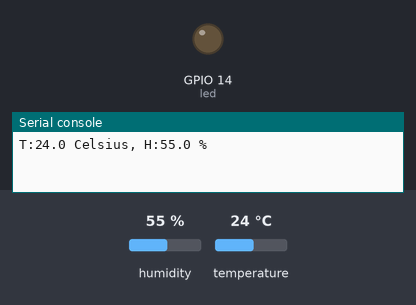
Simulated run of this program. Board: ESP8266 board running MicroPython. Shown: output pins drawn as LEDs (lit = HIGH), the last lines printed to the serial console. The test bench sets the inputs (shaded band); at power-on: humidity 55 %, temperature 24 °C.

Above: at 1.2 s.
1.3 s: humidity set to 79 %
4.6 s: humidity set to 82 %
At 6.5 s:
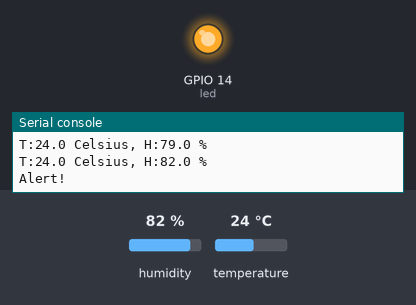
7.9 s: humidity set to 22 %
At 10.7 s:
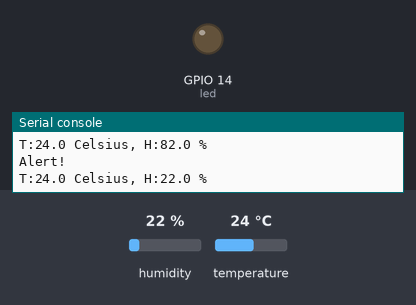
11.6 s: humidity set to 88 %
At 13.5 s:
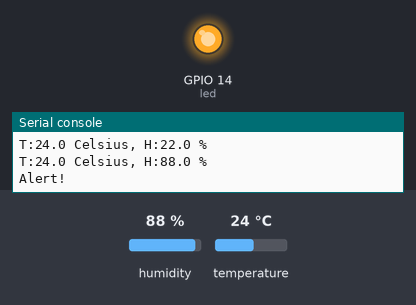
Timing chart, 0 to 15.0 s (numbered marks = the images above; inputs shaded):
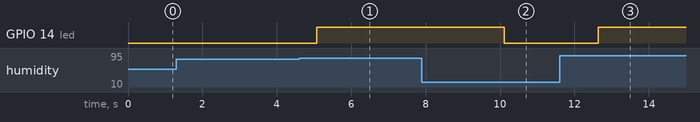

The program:

dht22.py
```python
# DHT22.py - demo temperature/humidity sensor DHT22 on GPIO15
# 2017-0927 PePo new, Huzzah

import machine,time
import dht

# create DHT22 sensor object
sensor = dht.DHT22(machine.Pin(5))

'''demo - measure T and H every dt secods, dt=2.5 default
def run(dt=2.5):
    sensor.measure()
    t = sensor.temperature()
    h = sensor.humidity()
    print('T:{0} Celsius, H:{1} %'.format(t, h ))
    time.sleep(dt)
#'''

#demo2 - led=on when H > h_threshold
led = machine.Pin(14, machine.Pin.OUT)
led.value(0)
def run(threshold = 80, dt=2.5):
    sensor.measure()
    t = sensor.temperature()
    h = sensor.humidity()
    print('T:{0} Celsius, H:{1} %'.format(t, h ))
    if h > threshold:
        led.value(1)
        print('Alert!')
    else:
        led.value(0)
    time.sleep(dt)

#execute
while True:
    run()
```

Measured:
- the behaviour switches between 80 and 81 % on humidity (found by bisection; images 0 and 1)
- after the input at 4.6 s, GPIO 14 (led): LOW → HIGH after 0.47 s
- after the input at 7.9 s, GPIO 14 (led): HIGH → LOW after 2.2 s
- after the input at 11.6 s, GPIO 14 (led): LOW → HIGH after 1.0 s
